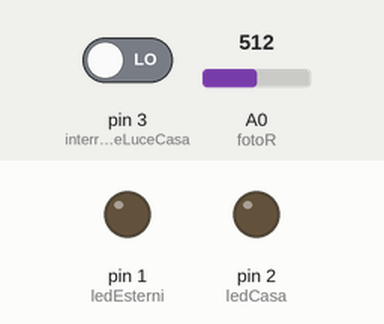
Simulated run of this sketch. Board: Arduino Uno, built with avr-gcc and run on an emulated ATmega328P. Parts: output pins drawn as LEDs (lit = HIGH). Inputs (shaded band) come from the test bench; at power-on: A0 (fotoR) = 512, pin 3 (interruttoreLuceCasa) LOW.

Above: at 1.2 s.
1.3 s: A0 (fotoR) set to 310
2.8 s: A0 (fotoR) set to 289
At 3.5 s:
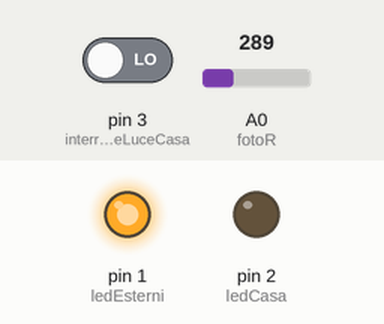
5.8 s: pin 3 (interruttoreLuceCasa) driven HIGH
At 6.6 s:
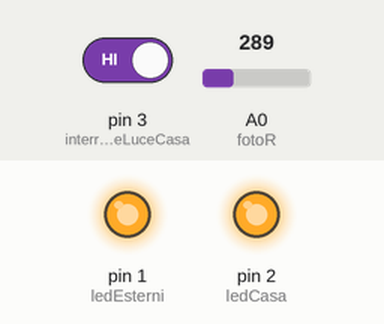
8.8 s: A0 (fotoR) set to 306
At 9.2 s:
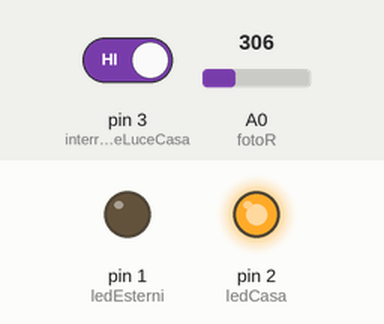
10.3 s: A0 (fotoR) set to 290
At 11.1 s:
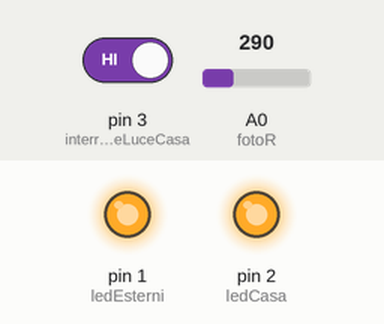
Timing chart, 0 to 13.3 s (numbered marks = the images above; inputs shaded):
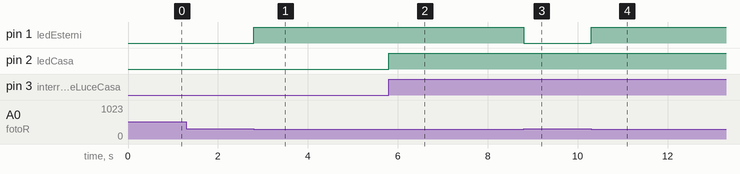

The sketch:

casa.ino
```cpp
/*Dichiarazione delle variabili*/
int ledEsterni = 1;
int ledCasa = 2;
int interruttoreLuceCasa = 3;
int fotoR = 0;

// nel setup seleziono i pin mode per i led (output) e il pulsante (input)
void setup() {
  pinMode(ledEsterni, OUTPUT);
  pinMode(ledCasa, OUTPUT);
  pinMode(interruttoreLuceCasa, INPUT);
}

void loop() {
  // dichiarazione iniziale per dire che il led inizialmente è spento
  bool attivo = false;
  // leggo il valore del fotoresistore in modo analogico
  int luce = analogRead(fotoR);
  // il valore va da 0 a 1023 dove 1023 è il più alto quindi con più luce
  // se la luce è minore di 300, c'è buio
  if (luce < 300) {
    // accendo i led esterni e li tengo accesi per almeno 1''
    digitalWrite(ledEsterni, HIGH);
    delay(1000);
  }
  // qui gestisco il pulsante per gli interni
  // se il pulsante è premuto
  if (digitalRead(interruttoreLuceCasa) == HIGH) {
    // se lo stato del led è spento..
    if (!attivo) {
      // cambio in acceso e accendo effettivamente il led
      attivo = true;
      digitalWrite(ledCasa, HIGH);
    }
    else {
      // altrimenti il led è già acceso e la pressione del pulsante
      // vuol dire spegnre la luce
      attivo = false;
      digitalWrite(ledCasa, LOW);
    }
  }
  // qui spengo per sicurezza i led esterni che altrimenti rimarrebbero accesi
  digitalWrite(ledEsterni, LOW);
}
```

Measured:
- the behaviour switches between 300 and 299 on A0 (fotoR) (found by bisection; images 0 and 1)
- after the input at 1.3 s, every drawn part: stays the same
- after the input at 2.8 s, pin 1 (ledEsterni): LOW → HIGH at once
- after the input at 5.8 s, pin 2 (ledCasa): LOW → HIGH at once
- after the input at 8.8 s, pin 1 (ledEsterni): HIGH → LOW at once
- after the input at 10.3 s, pin 1 (ledEsterni): LOW → HIGH at once
